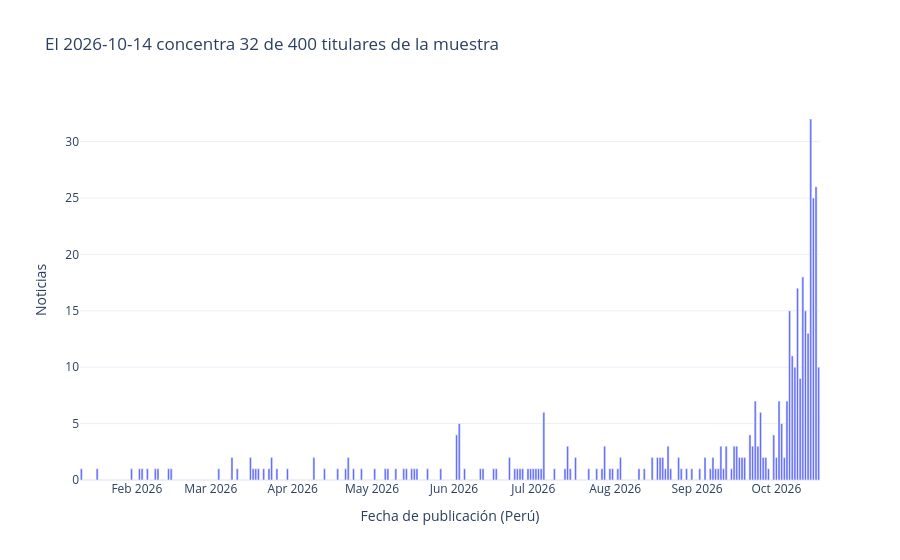

Source (notebook cell):
### Code cell
por_fecha = df.groupby('fecha').size().rename('noticias').reset_index().sort_values('fecha')
pico = por_fecha.loc[por_fecha.noticias.idxmax()]
fig = px.bar(por_fecha, x='fecha', y='noticias',
             title=f"El {pico['fecha']} concentra {int(pico['noticias'])} de {len(df)} titulares de la muestra",
             labels={'fecha': 'Fecha de publicación (Perú)', 'noticias': 'Noticias'})
fig.show()
print('Período de publicación:', df.fecha.min(), 'a', df.fecha.max())

### Figure 1 — Plotly figure (JSON) as saved in the notebook; plotly's stock layout.template omitted (floating-point values rounded to 4 significant figures)
{"data": [{"hovertemplate": "Fecha de publicación (Perú)=%{x}<br>Noticias=%{y}<extra></extra>", "legendgroup": "", "marker": {"color": "#636efa", "pattern": {"shape": ""}}, "name": "", "orientation": "v", "showlegend": false, "textposition": "auto", "type": "bar", "x": ["2026-01-11", "2026-01-17", "2026-01-30", "2026-02-02", "2026-02-03", "2026-02-05", "2026-02-08", "2026-02-09", "2026-02-13", "2026-02-14", "2026-03-04", "2026-03-09", "2026-03-11", "2026-03-16", "2026-03-17", "2026-03-18", "2026-03-19", "2026-03-21", "2026-03-23", "2026-03-24", "2026-03-26", "2026-03-30", "2026-04-09", "2026-04-13", "2026-04-18", "2026-04-21", "2026-04-22", "2026-04-24", "2026-04-27", "2026-05-02", "2026-05-06", "2026-05-07", "2026-05-10", "2026-05-13", "2026-05-14", "2026-05-16", "2026-05-17", "2026-05-18", "2026-05-22", "2026-05-27", "2026-06-02", "2026-06-03", "2026-06-05", "2026-06-11", "2026-06-12", "2026-06-16", "2026-06-17", "2026-06-22", "2026-06-24", "2026-06-25", "2026-06-26", "2026-06-27", "2026-06-29", "2026-06-30", "2026-07-01", "2026-07-02", "2026-07-03", "2026-07-04", "2026-07-05", "2026-07-09", "2026-07-13", "2026-07-14", "2026-07-15", "2026-07-17", "2026-07-22", "2026-07-25", "2026-07-27", "2026-07-28", "2026-07-30", "2026-07-31", "2026-08-02", "2026-08-03", "2026-08-10", "2026-08-12", "2026-08-15", "2026-08-17", "2026-08-18", "2026-08-19", "2026-08-20", "2026-08-21", "2026-08-22", "2026-08-25", "2026-08-26", "2026-08-28", "2026-08-30", "2026-09-02", "2026-09-04", "2026-09-06", "2026-09-07", "2026-09-08", "2026-09-09", "2026-09-10", "2026-09-11", "2026-09-12", "2026-09-14", "2026-09-15", "2026-09-16", "2026-09-17", "2026-09-18", "2026-09-19", "2026-09-21", "2026-09-22", "2026-09-23", "2026-09-24", "2026-09-25", "2026-09-26", "2026-09-27", "2026-09-28", "2026-09-30", "2026-10-01", "2026-10-02", "2026-10-03", "2026-10-04", "2026-10-05", "2026-10-06", "2026-10-07", "2026-10-08", "2026-10-09", "2026-10-10", "2026-10-11", "2026-10-12", "2026-10-13", "2026-10-14", "2026-10-15", "2026-10-16", "2026-10-17"], "xaxis": "x", "y": [1, 1, 1, 1, 1, 1, 1, 1, 1, 1, 1, 2, 1, 2, 1, 1, 1, 1, 1, 2, 1, 1, 2, 1, 1, 1, 2, 1, 1, 1, 1, 1, 1, 1, 1, 1, 1, 1, 1, 1, 4, 5, 1, 1, 1, 1, 1, 2, 1, 1, 1, 1, 1, 1, 1, 1, 1, 1, 6, 1, 1, 3, 1, 2, 1, 1, 1, 3, 1, 1, 1, 2, 1, 1, 2, 2, 2, 2, 1, 3, 1, 2, 1, 1, 1, 1, 2, 1, 2, 1, 1, 3, 1, 3, 1, 3, 3, 2, 2, 2, 4, 3, 7, 3, 6, 2, 2, 1, 4, 2, 7, 5, 2, 7, 15, 11, 10, 17, 9, 18, 15, 13, 32, 25, 26, 10], "yaxis": "y"}], "layout": {"barmode": "relative", "legend": {"tracegroupgap": 0}, "title": {"text": "El 2026-10-14 concentra 32 de 400 titulares de la muestra"}, "xaxis": {"anchor": "y", "domain": [0.0, 1.0], "title": {"text": "Fecha de publicación (Perú)"}}, "yaxis": {"anchor": "x", "domain": [0.0, 1.0], "title": {"text": "Noticias"}}}}
